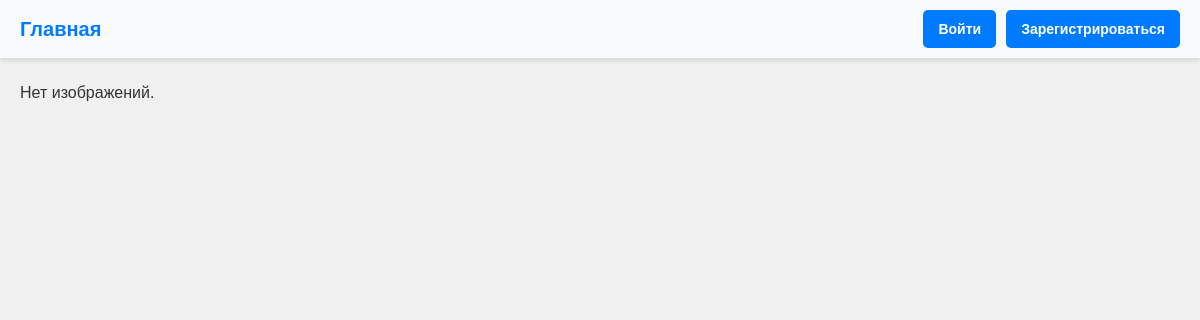
Before: / with the older database file.
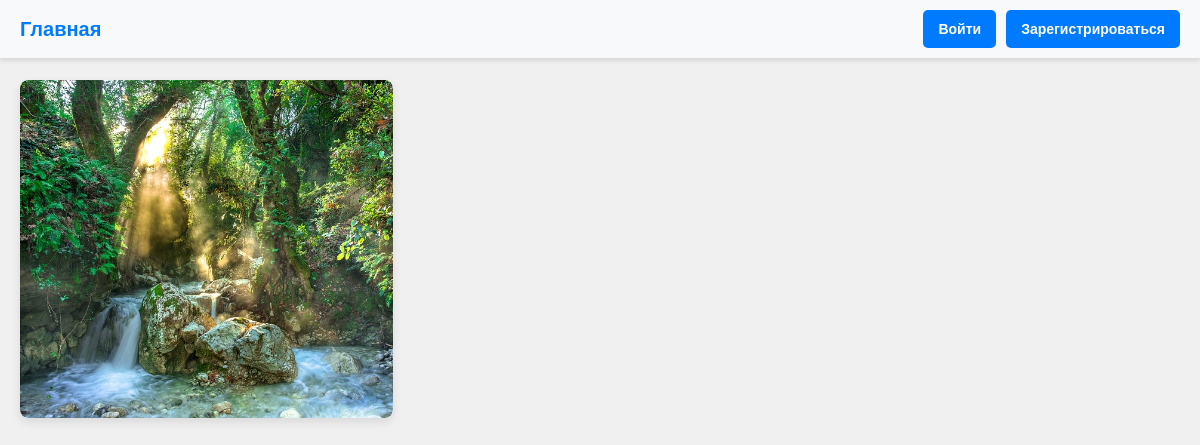
After: the same page with the newer database file.
### tables this page shows
CREATE TABLE `images` (
  `id` int NOT NULL,
  `file_name` varchar(255) NOT NULL,
  `author` varchar(255) NOT NULL,
  `upload_date` timestamp NULL DEFAULT CURRENT_TIMESTAMP,
  `author_id` int DEFAULT NULL
);

### config/const.php (called while the page is built, shortened)
<?php
$uploadDir = "../data/uploads/";

### tamplates/gallery.php (the view, shortened to what this page needs)
<?php
$conn = connectSQL();
$sql = "SELECT * FROM images ORDER BY upload_date DESC";
$result = $conn->query($sql);
?>
<ul class="gallery">
    <?php
    if ($result->num_rows > 0) {
        while ($row = $result->fetch_assoc()) {
            $filePath = $uploadDir . $row['file_name'];
            $lightboxId = "img" . $row['id'];
            echo "<li class='gallery-item'>
                    <a href='#$lightboxId'>
                        <img src='$filePath' alt='Image'>
                    </a>
                  </li>";
        }
    } else {
        echo "<p>Нет изображений.</p>";
    }
    ?>
</ul>

### public_html/index.php (shortened to what this page needs)
<?php
include '../config/const.php';
$pages = include '../config/pages.php';
$page = getPage($pages);
?>
<!DOCTYPE html>
<html lang="ru">
<head>
    <link href="style.css" rel="stylesheet">
</head>
<body>
<header class="header">
    <a class="logo" href="?page=gallery">Главная</a>
    <div class="auth-buttons">
        <?php if (!isset($_SESSION['user_id'])): ?>
            <a href="?page=sign-in" class="btn">Войти</a>
            <a href="?page=sign-up" class="btn">Зарегистрироваться</a>
        <?php else: ?>
            <a href="?page=logout" class="btn">Выйти</a>
        <?php endif; ?>
    </div>
</header>
<?php
include '../tamplates/' . $page;
?>
</body>
</html>

### public_html/style.css (style rules this page uses)
* { margin: 0; padding: 0; box-sizing: border-box; }
body { font-family: 'Arial', sans-serif; background-color: #f0f0f0; color: #333; line-height: 1.6; padding: 20px; }
.header { display: flex; justify-content: space-between; align-items: center; padding: 10px 20px; background-color: #f8f9fa; border-bottom: 1px solid #ddd; box-shadow: 0 2px 4px rgba(0, 0, 0, 0.1); position: fixed; top: 0; left: 0; width: 100%; z-index: 1000; }
.header .logo { font-size: 20px; font-weight: bold; color: #007bff; text-decoration: none; }
.auth-buttons { display: flex; gap: 10px; }
.auth-buttons .btn { display: inline-block; padding: 8px 15px; font-size: 14px; font-weight: bold; color: #ffffff; background-color: #007bff; border: none; border-radius: 5px; text-decoration: none; text-align: center; transition: background-color 0.3s ease, transform 0.2s ease; }
.gallery { margin-top: 60px; display: grid; grid-template-columns: repeat(auto-fill, minmax(280px, 1fr)); gap: 20px; list-style: none; padding: 0; }
.gallery-item { position: relative; border-radius: 8px; overflow: hidden; box-shadow: 0 4px 10px rgba(0, 0, 0, 0.1); background-color: white; transition: transform 0.3s ease, box-shadow 0.3s ease; }
.gallery-item img { width: 100%; height: 100%; object-fit: cover; border-radius: 8px; transition: opacity 0.3s ease; }
.gallery-item a { display: block; position: relative; height: 100%; }

Changed rows visible on the page:
added images: file_name (picture)
Other visible differences:
text no longer shown: "Нет изображений."
